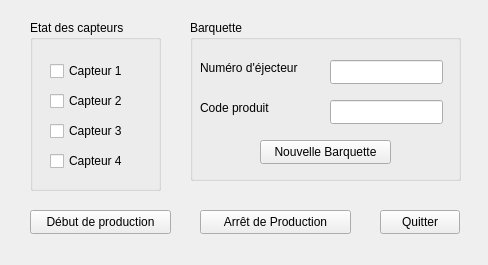
<?xml version="1.0" encoding="UTF-8"?>
<ui version="4.0">
 <class>PartieOperative</class>
 <widget class="QWidget" name="PartieOperative">
  <property name="geometry">
   <rect>
    <x>0</x>
    <y>0</y>
    <width>488</width>
    <height>265</height>
   </rect>
  </property>
  <property name="windowTitle">
   <string>PartieOperative</string>
  </property>
  <widget class="QPushButton" name="pushButtonDebutProduction">
   <property name="geometry">
    <rect>
     <x>30</x>
     <y>210</y>
     <width>141</width>
     <height>24</height>
    </rect>
   </property>
   <property name="text">
    <string>Début de production</string>
   </property>
  </widget>
  <widget class="QPushButton" name="pushButtonArretProduction">
   <property name="geometry">
    <rect>
     <x>200</x>
     <y>210</y>
     <width>151</width>
     <height>24</height>
    </rect>
   </property>
   <property name="text">
    <string>Arrêt de Production</string>
   </property>
  </widget>
  <widget class="QPushButton" name="pushButtonQuitter">
   <property name="geometry">
    <rect>
     <x>380</x>
     <y>210</y>
     <width>80</width>
     <height>24</height>
    </rect>
   </property>
   <property name="text">
    <string>Quitter</string>
   </property>
  </widget>
  <widget class="QGroupBox" name="groupBoxEtatCapteurs">
   <property name="geometry">
    <rect>
     <x>30</x>
     <y>20</y>
     <width>131</width>
     <height>171</height>
    </rect>
   </property>
   <property name="title">
    <string>Etat des capteurs</string>
   </property>
   <widget class="QCheckBox" name="checkBox">
    <property name="geometry">
     <rect>
      <x>20</x>
      <y>40</y>
      <width>83</width>
      <height>22</height>
     </rect>
    </property>
    <property name="text">
     <string>Capteur 1</string>
    </property>
   </widget>
   <widget class="QCheckBox" name="checkBox_2">
    <property name="geometry">
     <rect>
      <x>20</x>
      <y>70</y>
      <width>83</width>
      <height>22</height>
     </rect>
    </property>
    <property name="text">
     <string>Capteur 2</string>
    </property>
   </widget>
   <widget class="QCheckBox" name="checkBox_3">
    <property name="geometry">
     <rect>
      <x>20</x>
      <y>100</y>
      <width>83</width>
      <height>22</height>
     </rect>
    </property>
    <property name="text">
     <string>Capteur 3</string>
    </property>
   </widget>
   <widget class="QCheckBox" name="checkBox_4">
    <property name="geometry">
     <rect>
      <x>20</x>
      <y>130</y>
      <width>83</width>
      <height>22</height>
     </rect>
    </property>
    <property name="text">
     <string>Capteur 4</string>
    </property>
   </widget>
  </widget>
  <widget class="QGroupBox" name="groupBoxBarquette">
   <property name="geometry">
    <rect>
     <x>190</x>
     <y>20</y>
     <width>271</width>
     <height>161</height>
    </rect>
   </property>
   <property name="title">
    <string>Barquette</string>
   </property>
   <widget class="QPushButton" name="pushButtonNouvelleBarquette">
    <property name="geometry">
     <rect>
      <x>70</x>
      <y>120</y>
      <width>131</width>
      <height>24</height>
     </rect>
    </property>
    <property name="text">
     <string>Nouvelle Barquette</string>
    </property>
   </widget>
   <widget class="QLineEdit" name="lineEditNumeroEjecteur">
    <property name="geometry">
     <rect>
      <x>140</x>
      <y>40</y>
      <width>113</width>
      <height>24</height>
     </rect>
    </property>
   </widget>
   <widget class="QLineEdit" name="lineEditCodeProduit">
    <property name="geometry">
     <rect>
      <x>140</x>
      <y>80</y>
      <width>113</width>
      <height>24</height>
     </rect>
    </property>
   </widget>
   <widget class="QLabel" name="label">
    <property name="geometry">
     <rect>
      <x>10</x>
      <y>40</y>
      <width>111</width>
      <height>16</height>
     </rect>
    </property>
    <property name="text">
     <string>Numéro d'éjecteur</string>
    </property>
   </widget>
   <widget class="QLabel" name="label_2">
    <property name="geometry">
     <rect>
      <x>10</x>
      <y>80</y>
      <width>81</width>
      <height>16</height>
     </rect>
    </property>
    <property name="text">
     <string>Code produit</string>
    </property>
   </widget>
  </widget>
 </widget>
 <layoutdefault spacing="6" margin="11"/>
 <resources/>
 <connections>
  <connection>
   <sender>pushButtonQuitter</sender>
   <signal>clicked()</signal>
   <receiver>PartieOperative</receiver>
   <slot>close()</slot>
   <hints>
    <hint type="sourcelabel">
     <x>409</x>
     <y>231</y>
    </hint>
    <hint type="destinationlabel">
     <x>367</x>
     <y>249</y>
    </hint>
   </hints>
  </connection>
 </connections>
</ui>
